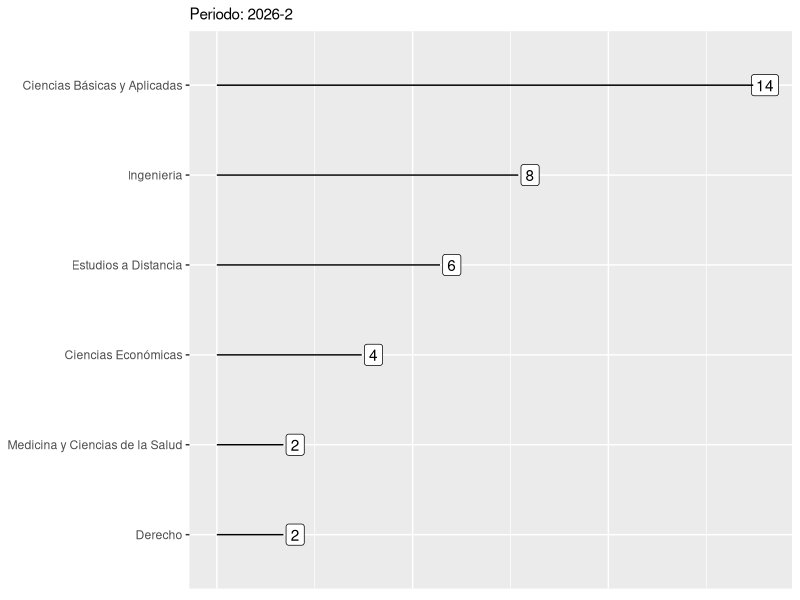

This figure's R source:
## ---- chunk 1
#| label: load-packages
library(tidyverse)
## ---- chunk 2
#| label: fig-enrolled
#| fig-cap: "Inscritos en el curso R para análisis de datos por facultad"

enrolled <- read_csv(
  file = "data/enrolled-clean_2026-2.csv"
)

enrolled |>
  count(facultad) |>
  ggplot(
    aes(x = n, y = fct_reorder(.f = facultad, .x = n))
  ) +
  geom_label(
    aes(label = n)
  ) +
  geom_segment(
    aes(x = n - 0.3, xend = 0, yend = facultad)
  ) +
  labs(
    subtitle = "Periodo: 2026-2",
    x = NULL,
    y = NULL
  ) +
  theme(
    axis.text.x = element_blank(),
    axis.ticks.x = element_blank()
  )
